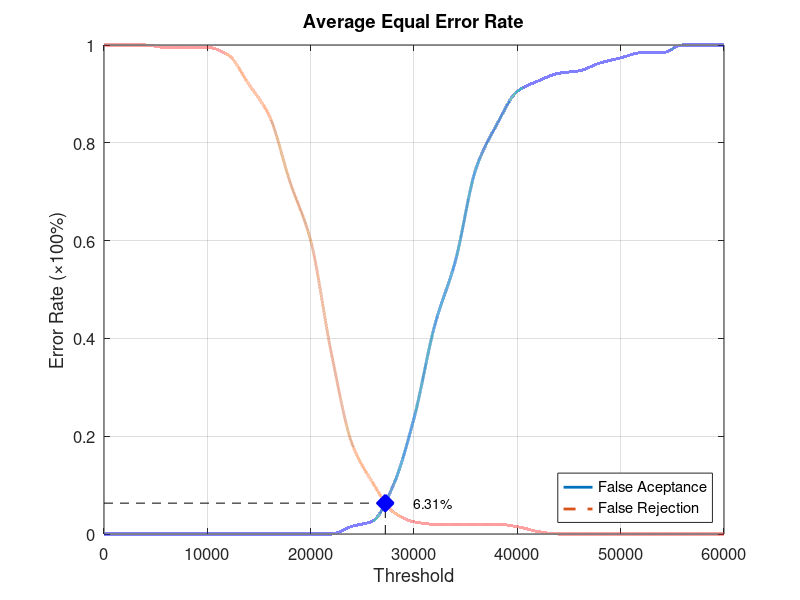
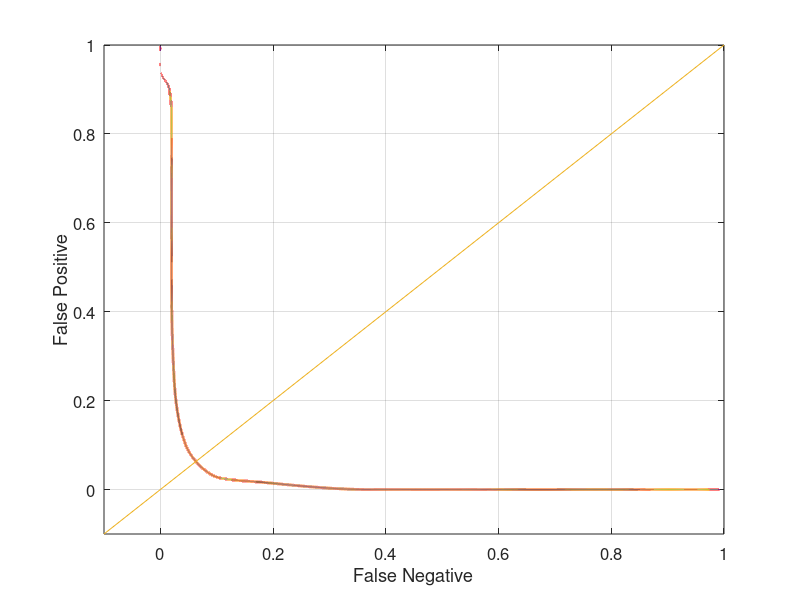

Write the MATLAB code that produced these figures, in order.
function yEER = Database1_4
close all;
clear;
clc;
x = 0:2000:60000;
xq = 0:0.5:60000;

y0 = [0 0 0 0 0 0 0 0 0 0 0 0 0.0157895 0.0263158 0.1 0.236842 0.426316 0.557895 0.747368 0.836842 0.905263 0.926316 0.942105 0.947368 0.963158 0.973684 0.984211 0.984211 1 1 1];
yy0 = interp1(x, y0, xq, 'pchip');
y1 = [1 1 1 0.995 0.995 0.995 0.98 0.92 0.855 0.72 0.6 0.37 0.185 0.105 0.045 0.025 0.02 0.02 0.02 0.02 0.015 0.005 0 0 0 0 0 0 0 0 0];
yy1 = interp1(x, y1, xq, 'pchip');

% Calculating EER: 
y2 = abs(y0 - y1);
find(y2 == min(y2))
yy2 = abs(yy0 - yy1);
xEER = find(yy2 == min(yy2));
xEERIndex = xq(xEER) % X-axis EER
yEER = yy0(xEER) % Y-axis EER

main = figure
plot(xq, yy0,'-','LineWidth', 2);	hold on
plot(xq, yy1,'--','LineWidth', 2);	hold on
plot([xEERIndex xEERIndex], [0 yEER], 'k--');	hold on
plot([0 xEERIndex], [yEER yEER], 'k--');	hold on
plot(xEERIndex, yEER, 'bx', 'LineWidth', 10);	hold on
text(xEERIndex + 10 * xEERIndex / 100, yEER, [num2str(round((10000 * yEER)) / 100) '%'])
legend('False Aceptance', 'False Rejection', 'Location', 'SouthEast')
xlabel('Threshold')
ylabel('Error Rate (\times100%)')
title('Average Equal Error Rate')
set(gca, 'FontSize', 12)
axis([0 60000 0 1])
grid on

print(main, 'Database1_4Main', '-dpng');
FNRxFPR = figure('Color', [1 1 1]);
plot(yy1, yy0, '-', yy1, yy0, 'LineWidth', 2);
hold on
y = -0.1:0.1:1
plot(y, y); 
set(gca, 'FontSize', 12)
xlabel('False Negative')
ylabel('False Positive')
axis([-0.1 1 -0.1 1])
set(gca, 'FontSize', 12)
grid on

print(FNRxFPR, 'Database1_4FNRxFPR','-dpng');
end
